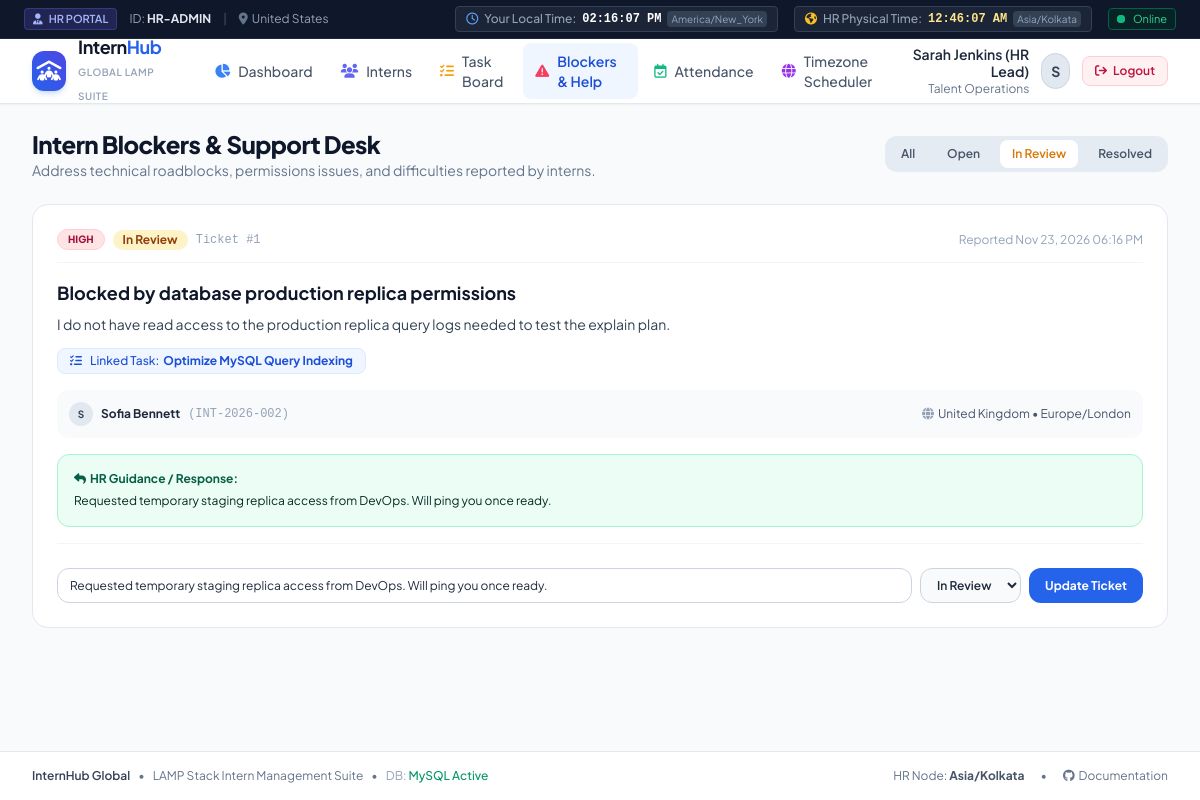
/hr/difficulties.php?status=in_review (signed in), run on the app's committed database.
### tables this page shows
CREATE TABLE IF NOT EXISTS difficulties (
    id INT AUTO_INCREMENT PRIMARY KEY,
    user_id INT NOT NULL,
    task_id INT NULL,
    title VARCHAR(255) NOT NULL,
    description TEXT NOT NULL,
    severity ENUM('low', 'medium', 'high', 'critical') DEFAULT 'medium',
    status ENUM('open', 'in_review', 'resolved') DEFAULT 'open',
    hr_response TEXT NULL,
    resolved_by INT NULL,
    resolved_at DATETIME NULL,
    created_at DATETIME DEFAULT CURRENT_TIMESTAMP,
    updated_at DATETIME DEFAULT CURRENT_TIMESTAMP ON UPDATE CURRENT_TIMESTAMP,
    FOREIGN KEY (user_id) REFERENCES users(id) ON DELETE CASCADE,
    FOREIGN KEY (task_id) REFERENCES tasks(id) ON DELETE SET NULL,
    FOREIGN KEY (resolved_by) REFERENCES users(id) ON DELETE SET NULL
);

CREATE TABLE IF NOT EXISTS tasks (
    id INT AUTO_INCREMENT PRIMARY KEY,
    title VARCHAR(255) NOT NULL,
    description TEXT NULL,
    assigned_to INT NOT NULL,
    created_by INT NOT NULL,
    priority ENUM('low', 'medium', 'high', 'urgent') DEFAULT 'medium',
    status ENUM('pending', 'in_progress', 'completed') DEFAULT 'pending',
    progress_percent INT DEFAULT 0,
    due_date DATE NULL,
    notes TEXT NULL,
    completed_at DATETIME NULL,
    created_at DATETIME DEFAULT CURRENT_TIMESTAMP,
    updated_at DATETIME DEFAULT CURRENT_TIMESTAMP ON UPDATE CURRENT_TIMESTAMP,
    FOREIGN KEY (assigned_to) REFERENCES users(id) ON DELETE CASCADE,
    FOREIGN KEY (created_by) REFERENCES users(id) ON DELETE CASCADE
);

CREATE TABLE IF NOT EXISTS users (
    id INT AUTO_INCREMENT PRIMARY KEY,
    intern_id VARCHAR(50) NOT NULL UNIQUE,
    name VARCHAR(100) NOT NULL,
    email VARCHAR(150) NOT NULL UNIQUE,
    password VARCHAR(255) NOT NULL,
    plain_temp_password VARCHAR(100) NULL,
    role ENUM('hr', 'intern') NOT NULL DEFAULT 'intern',
    department VARCHAR(100) DEFAULT 'Software Engineering',
    country VARCHAR(100) DEFAULT 'United States',
    timezone VARCHAR(100) NOT NULL DEFAULT 'UTC',
    status ENUM('active', 'inactive') NOT NULL DEFAULT 'active',
    last_activity DATETIME NULL,
    created_at DATETIME DEFAULT CURRENT_TIMESTAMP,
    updated_at DATETIME DEFAULT CURRENT_TIMESTAMP ON UPDATE CURRENT_TIMESTAMP
);

### hr/difficulties.php (the view, shortened to what this page needs)
<?php
$db = getDB();
$filterStatus = $_GET['status'] ?? '';
$sql = "
    SELECT d.*, u.name as intern_name, u.intern_id, u.country, u.timezone,
           t.title as task_title,
           hr.name as resolver_name
    FROM difficulties d
    JOIN users u ON d.user_id = u.id
    LEFT JOIN tasks t ON d.task_id = t.id
    LEFT JOIN users hr ON d.resolved_by = hr.id
    WHERE 1=1
";
$params = [];
if (!empty($filterStatus)) {
    $sql .= " AND d.status = :status";
    $params[':status'] = $filterStatus;
}
$sql .= " ORDER BY CASE d.status WHEN 'open' THEN 1 WHEN 'in_review' THEN 2 ELSE 3 END, d.created_at DESC";
$stmt = $db->prepare($sql);
$stmt->execute($params);
$difficulties = $stmt->fetchAll();
require_once __DIR__ . '/../includes/header.php';
?>
<div class="space-y-6">
    <div class="flex flex-col sm:flex-row sm:items-center justify-between gap-4">
        <div>
            <h1 class="text-2xl font-extrabold text-slate-900 tracking-tight">Intern Blockers & Support Desk</h1>
            <p class="text-sm text-slate-500">Address technical roadblocks, permissions issues, and difficulties reported by interns.</p>
        </div>
        <div class="flex items-center space-x-2 bg-slate-200/80 p-1 rounded-xl text-xs font-semibold">
            <a href="<?= BASE_URL ?>/hr/difficulties.php" class="px-3 py-1.5 rounded-lg transition <?= empty($filterStatus) ? 'bg-white text-slate-900 shadow-xs' : 'text-slate-600 hover:text-slate-900' ?>">All</a>
            <a href="<?= BASE_URL ?>/hr/difficulties.php?status=open" class="px-3 py-1.5 rounded-lg transition <?= $filterStatus === 'open' ? 'bg-white text-rose-600 shadow-xs' : 'text-slate-600 hover:text-slate-900' ?>">Open</a>
            <a href="<?= BASE_URL ?>/hr/difficulties.php?status=in_review" class="px-3 py-1.5 rounded-lg transition <?= $filterStatus === 'in_review' ? 'bg-white text-amber-600 shadow-xs' : 'text-slate-600 hover:text-slate-900' ?>">In Review</a>
            <a href="<?= BASE_URL ?>/hr/difficulties.php?status=resolved" class="px-3 py-1.5 rounded-lg transition <?= $filterStatus === 'resolved' ? 'bg-white text-emerald-600 shadow-xs' : 'text-slate-600 hover:text-slate-900' ?>">Resolved</a>
        </div>
    </div>
    <div class="space-y-4">
        <?php if (empty($difficulties)): ?>
            <div class="bg-white p-12 text-center rounded-2xl border border-slate-200 text-slate-400">
                <i class="fa-solid fa-circle-check text-emerald-500 text-4xl mb-3"></i>
                <p class="text-base font-semibold text-slate-700">No difficulty reports matching current criteria.</p>
                <p class="text-xs text-slate-500 mt-1">Interns can report roadblocks directly from their portal.</p>
            </div>
        <?php else: ?>
            <?php foreach ($difficulties as $d): ?>
                <?php
                $sevBadge = match($d['severity']) {
                    'critical' => 'bg-rose-600 text-white',
                    'high' => 'bg-rose-100 text-rose-800 border-rose-200',
                    'medium' => 'bg-amber-100 text-amber-800 border-amber-200',
                    default => 'bg-slate-100 text-slate-700 border-slate-200'
                };
                $statusBadge = match($d['status']) {
                    'resolved' => 'bg-emerald-100 text-emerald-800',
                    'in_review' => 'bg-amber-100 text-amber-800',
                    default => 'bg-rose-100 text-rose-800'
                };
                ?>
                <div class="bg-white rounded-2xl border border-slate-200 p-6 shadow-xs space-y-4">
                    <div class="flex flex-col sm:flex-row sm:items-center justify-between gap-2 pb-3 border-b border-slate-100">
                        <div class="flex items-center space-x-2">
                            <span class="px-2.5 py-0.5 rounded-full text-[10px] font-extrabold uppercase border <?= $sevBadge ?>">
                                <?= htmlspecialchars($d['severity']) ?>
                            </span>
                            <span class="px-2.5 py-0.5 rounded-full text-xs font-bold capitalize <?= $statusBadge ?>">
                                <?= str_replace('_', ' ', $d['status']) ?>
                            </span>
                            <span class="text-xs text-slate-400 font-mono">Ticket #<?= $d['id'] ?></span>
                        </div>
                        <div class="text-xs text-slate-400">
                            Reported <?= date('M d, Y h:i A', strtotime($d['created_at'])) ?>
                        </div>
                    </div>
                    <div>
                        <h3 class="text-lg font-bold text-slate-900"><?= htmlspecialchars($d['title']) ?></h3>
                        <p class="text-sm text-slate-700 mt-1.5 leading-relaxed"><?= nl2br(htmlspecialchars($d['description'])) ?></p>
                        <?php if (!empty($d['task_title'])): ?>
                            <div class="mt-3 inline-flex items-center px-3 py-1 rounded-lg bg-blue-50 border border-blue-100 text-xs text-blue-700 font-medium">
                                <i class="fa-solid fa-list-check mr-2"></i>Linked Task: <strong class="ml-1"><?= htmlspecialchars($d['task_title']) ?></strong>
                            </div>
                        <?php endif; ?>
                    </div>
                    <div class="p-3 bg-slate-50 rounded-xl flex items-center justify-between text-xs text-slate-600">
                        <div class="flex items-center space-x-2">
                            <div class="w-6 h-6 rounded-full bg-slate-200 text-slate-700 font-bold flex items-center justify-center text-[10px]">
                                <?= strtoupper(substr($d['intern_name'], 0, 1)) ?>
                            </div>
                            <span class="font-bold text-slate-800"><?= htmlspecialchars($d['intern_name']) ?></span>
                            <span class="text-slate-400 font-mono">(<?= htmlspecialchars($d['intern_id']) ?>)</span>
                        </div>
                        <div>
                            <i class="fa-solid fa-globe mr-1 text-slate-400"></i><?= htmlspecialchars($d['country']) ?> &bull; <?= htmlspecialchars($d['timezone']) ?>
                        </div>
                    </div>
                    <?php if (!empty($d['hr_response'])): ?>
                        <div class="p-4 rounded-xl bg-emerald-50 border border-emerald-200 text-xs text-emerald-900 space-y-1">
                            <div class="flex items-center justify-between font-bold text-emerald-800">
                                <span><i class="fa-solid fa-reply mr-1"></i>HR Guidance / Response:</span>
                            </div>
                            <p class="text-emerald-950 font-normal leading-relaxed"><?= nl2br(htmlspecialchars($d['hr_response'])) ?></p>
                        </div>
                    <?php endif; ?>
                    <div class="pt-3 border-t border-slate-100">
                        <form method="POST" action="" class="space-y-3">
                            <div class="flex flex-col sm:flex-row gap-2">
                                <input type="text" name="hr_response" value="<?= htmlspecialchars($d['hr_response'] ?? '') ?>" placeholder="Type response / solution note..." class="flex-1 px-3 py-2 border border-slate-300 rounded-xl text-xs focus:ring-2 focus:ring-blue-500 focus:outline-none">
                                <select name="status" class="px-3 py-2 border border-slate-300 rounded-xl text-xs font-semibold bg-slate-50">
                                    <option value="in_review" <?= $d['status'] === 'in_review' ? 'selected' : '' ?>>In Review</option>
                                </select>
                                <button type="submit" class="px-4 py-2 bg-blue-600 hover:bg-blue-700 text-white rounded-xl text-xs font-bold transition">
                                    Update Ticket
                                </button>
                            </div>
                        </form>
                    </div>
                </div>
            <?php endforeach; ?>
        <?php endif; ?>
    </div>
</div>
<?php require_once __DIR__ . '/../includes/footer.php'; ?>

### includes/header.php (style rules this page uses)
body { font-family: 'Plus Jakarta Sans', sans-serif; }

### data on the page
difficulties: severity "HIGH", status "In Review", id "1", created_at "Nov 23, 2026 06:16 PM", title "Blocked by database production replica permissions", description "I do not have read access to the production replica query logs needed to test the explain plan.", task.title "Optimize MySQL Query Indexing", user.name "S", user.name "Sofia Bennett", user.intern_id "INT-2026-002", user.country "United Kingdom", user.timezone "Europe/London", hr_response "Requested temporary staging replica access from DevOps. Will ping you once ready."

### other printed values
$userRole "HR"
$currentUser['intern_id'] "HR-ADMIN"
$currentUser['country'] "United States"
$userTimezone "America/New_York"
$hrTimezone "Asia/Kolkata"
$currentUser['name'] "Sarah Jenkins (HR Lead)"
$currentUser['department'] "Talent Operations"
substr($currentUser['name'], 0, 1) "S"
APP_NAME "InternHub Global"
DEFAULT_HR_TIMEZONE "Asia/Kolkata"
